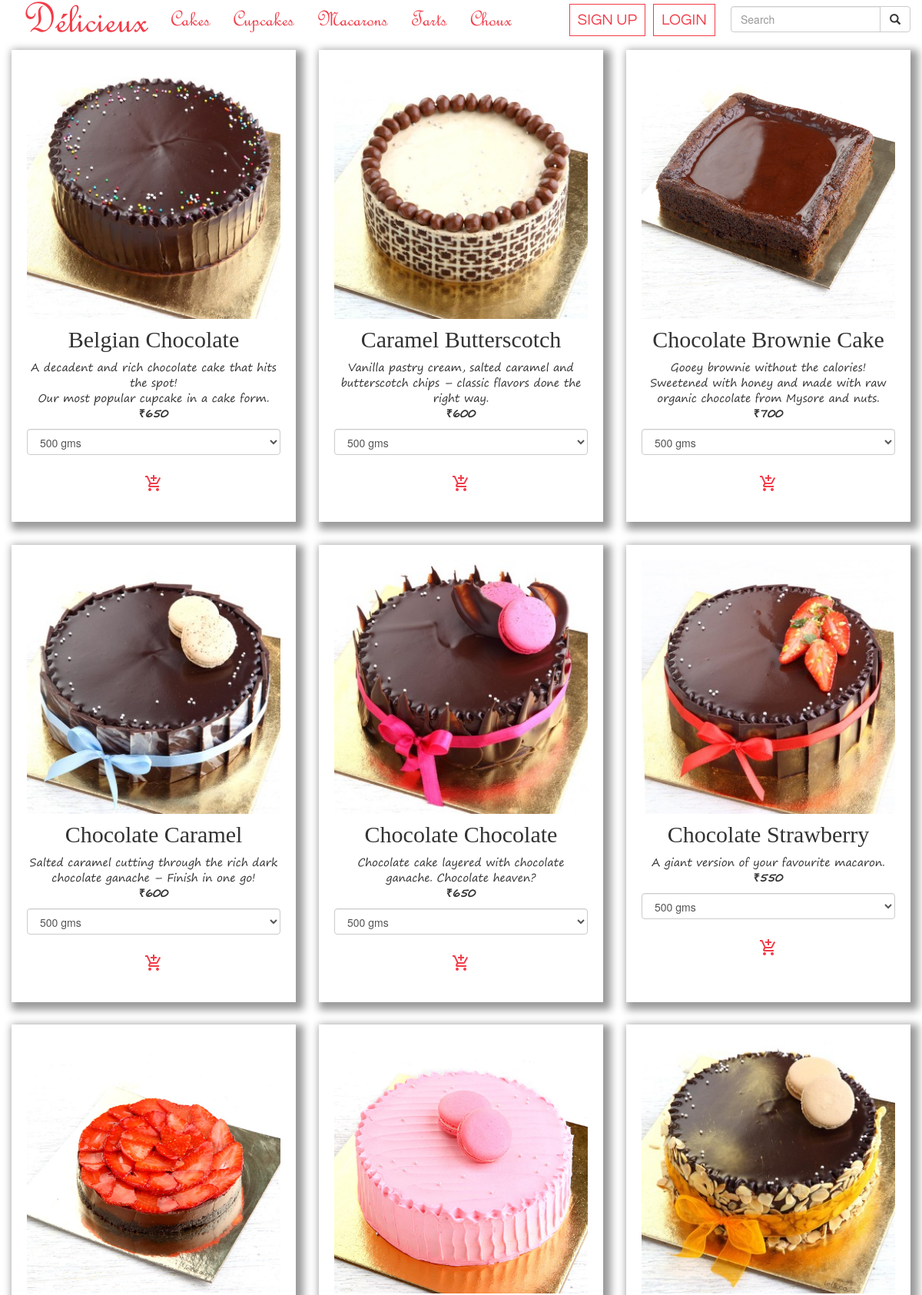
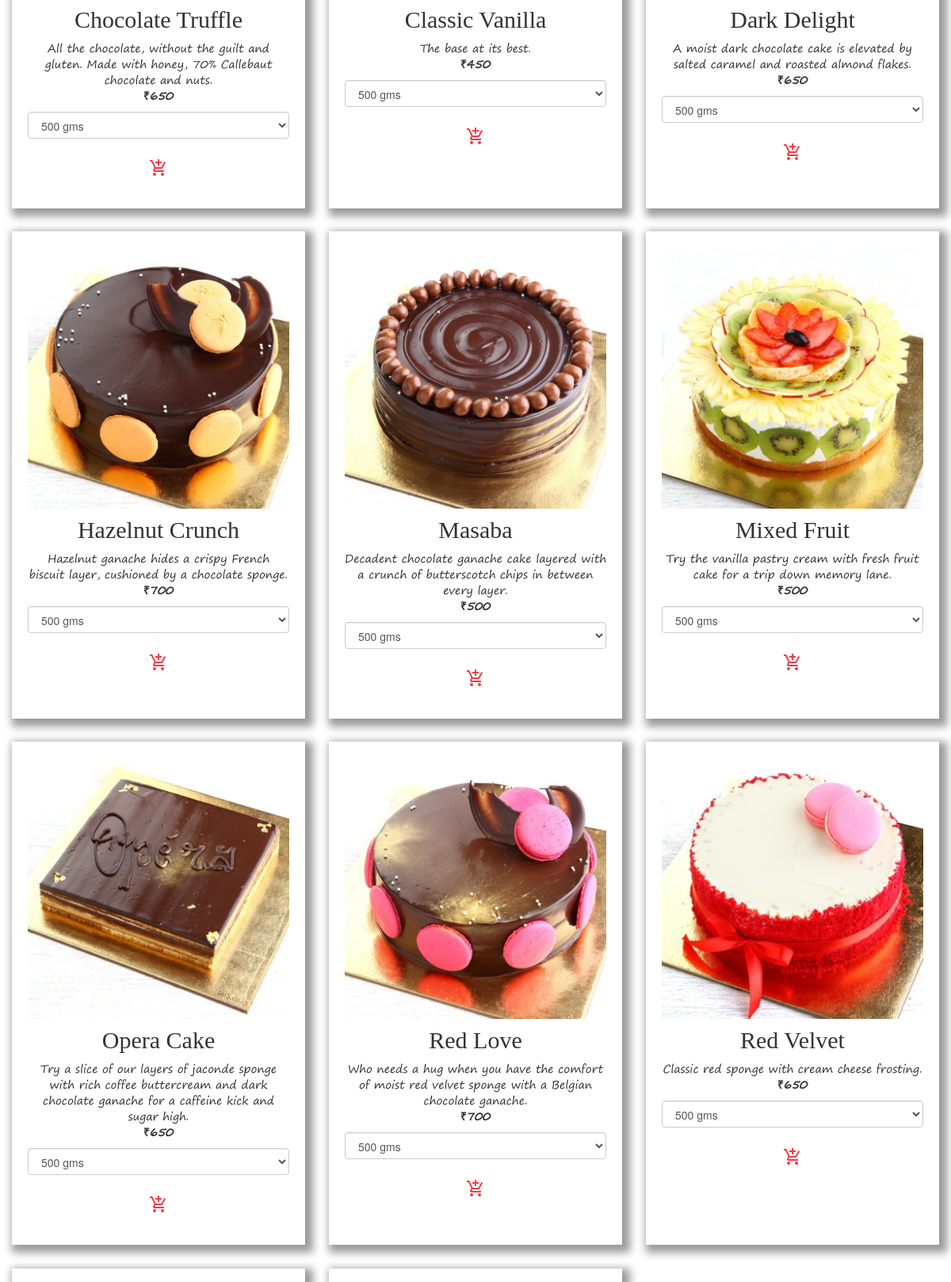
Page /Catalogue.php?ct=1 (upper part) on the committed database (2 pictures, top to bottom).
### tables this page shows
CREATE TABLE `catalogue` (
  `pid` int(11) NOT NULL,
  `pname` varchar(32) NOT NULL,
  `pimage` varchar(64) NOT NULL,
  `pcost` int(11) NOT NULL,
  `pweight` int(11) NOT NULL,
  `pdescription` varchar(256) NOT NULL,
  `pcategory` int(11) NOT NULL
);

### Catalogue.php (the view, shortened to what this page needs)
<?php
   $servername = "localhost";
        $username = "root";
        $password = "";
        $dbname = "delicieux";
?>
<!DOCTYPE html>
<html lang="en">
<head>
  <link rel="stylesheet" href="https://cdnjs.cloudflare.com/ajax/libs/font-awesome/4.7.0/css/font-awesome.min.css">
  <link rel="stylesheet" href="https://maxcdn.bootstrapcdn.com/bootstrap/3.4.1/css/bootstrap.min.css">
  <link rel="stylesheet" href="css/style.css">
</head>
<body>
<nav class="nav navbar-expand navbar-fixed-top my-navbar">
  <div class="container-fluid">
    <div class="navbar-header">
      <a class="navbar-brand navbar-nav navbar-left" style="font-size:60px;" href="index.php">D&eacute;licieux</a>
    </div>
    <div class="collapse navbar-collapse navHeaderCollapse">
      <ul class="nav navbar-nav" id="mynav">
        <li class="active"><a href="Catalogue.php?ct=1">Cakes</a></li>
        <li><a href="Catalogue.php?ct=2">Cupcakes</a></li>
        <li><a href="Catalogue.php?ct=3">Macarons</a></li>
        <li><a href="Catalogue.php?ct=4">Tarts</a></li>
        <li><a href="Catalogue.php?ct=5">Choux</a></li>
      </ul>
      <form class="navbar-form navbar-right" action="Catalogue.php" >
        <div class="input-group">
          <input type="text" class="form-control" placeholder="Search" name="search" value=<?php if(isset($_GET['search']))echo $_GET['search']; ?> >
          <div class="input-group-btn">
            <button class="btn btn-default" type="submit">
              <i class="glyphicon glyphicon-search"></i>
            </button>
          </div>
        </div>
      </form>
      <?php
        if(isset($_SESSION['name']))
        {
      ?>
      <ul class="nav navbar-nav navbar-right text-center">
        <li><a href="cart.php" id="mybtn" style="height:50px;border:0px;" title="Cart"><i class="medium material-icons">shopping_cart</i><span class="badge"><?php
        $conn = new mysqli($servername, $username, $password, $dbname);
        if ($conn->connect_error)
        {
          die("Connection failed: " . $conn->connect_error);
        }
          if(isset($_SESSION['name']))
          {
              $sql1="SELECT * FROM cart WHERE user_id=".$_SESSION['id']." AND checkout=0";
          }
          else
          {
              goto end2;
          }
          $result=$conn->query($sql1);
          if($result->num_rows >0)
          {
            echo $result->num_rows;
          }
          else
          {
            echo '0';
          }
          end2:
          $conn->close();
     ?></span></a></li>
        <li class="dropdown">
        <a class="dropdown-toggle mybtn1 fontq" data-toggle="dropdown" href="#">Hi  <?php if(isset($_SESSION['name'])){echo $_SESSION['name'];} ?>
        <span class="caret"></span></a>
        <ul class="dropdown-menu">
          <li><a href="#" class="fontq" data-toggle="modal" data-target="#modalAccountForm"><i class="small material-icons">account_circle</i> My Account</a></li>
          <li><a href="logout.php" class="fontq"><i class="small material-icons">power_settings_new</i> Log Out</a></li>
        </ul>
      </li>
      </ul>
      <?php
        }
        else
        {
      ?>
      <ul class="nav navbar-nav navbar-right text-center">
        <li id="pad"><a href="#" id="mybtn" data-toggle="modal" data-target="#modalSignUpForm">SIGN UP</a></li>
        <li id="pad"><a href="#" id="mybtn" data-toggle="modal" data-target="#modalLoginForm">LOGIN</a></li>
      </ul>
      <?php
        }
      ?>
    </div>
  </div>
</nav>
<?php
      $conn = new mysqli($servername, $username, $password, $dbname);
        if(isset($_GET['ct']))
        {
          if(isset($_GET['search']))
          {
            $sql="SELECT * FROM `catalogue` WHERE `pname` LIKE '%".$_GET['search']."%' AND pcategory=".$_GET['ct']." ORDER BY pname ASC";
          }
          else
          {
            $sql="SELECT * from catalogue where pcategory=".$_GET['ct']." ORDER BY pname ASC";
          }
        }
          $result=$conn->query($sql);
          $temp=0;
          echo "<div class='container-fluid'>";
          if ($result->num_rows > 0)
          {
              while($row=$result->fetch_assoc())
              {
                 switch($row['pcategory'])
                  {
                    case 1:
                      $qty= "<div class='form-group'><select id='quantity' class='form-control' name='quantity'><option value='1'selected>500 gms</option><option value='2'>1 kg</option><option value='3'>1.5 kgs</option><option value='4'>2 kgs</option><option value='5'>2.5  kgs</option><option value='6'>3 kgs</option><option value='7'>3.5  kgs</option><option value='8'>4 kgs</option><option value='9'>4.5 kgs</option><option value='10'>5 kgs</option><option value='11'>5.5 kgs</option><option value='12'>6 kgs</option><option value='13'>6.5 kgs</option><option value='14'>7 kgs</option></select></div>";
                      break;
                  }
                if($temp==0)
                {
                echo "<div class='row display-flex'>";
                }
                else if($temp==$result->num_rows)
                {
                  echo "</div>";
                }
                else if($temp%3==0)
                {
                echo "</div>";
                echo "<div class='row display-flex'>";
                }
                echo "<div class='col-sm-4'><div class='card text-center c1' title='".$row['pname']."'><div class='card-body'><img class='card-img-top' src='".$row['pimage']."' height='100%' width='100%'><div class='card-body text-center'><h5 class='card-title'>".$row['pname']."</h5><p class='card-text'>".$row['pdescription']."<br><b>&#8377;".$row['pcost']."</b></p><form method='get' action='addCart.php'><input type='hidden' class='form-control' name='ct' value='".$_GET['ct']." '><input type='hidden' class='form-control' name='item' value='".$row['pid']." ' >".$qty."<button type='submit' class='btn btn-outline-dark' id='mybtn' style='border:0px;color:#f23c48' title='Add to Cart'><i class='medium material-icons'>add_shopping_cart</i></button></form></div></div></div></div>";
                $temp+=1;
                }
          }
          echo "</div></div>";
    ?>
</body>
</html>

### css/style.css (style rules this page uses)
a { font-family:French Script MT; font-size:30px; color:#f23c48; }
body { padding-top: 50px; }
.my-navbar { background: white; white-space: nowrap; min-height:50px; }
.navbar-fixed-bottom .navbar-collapse, .navbar-fixed-top .navbar-collapse { max-height: 1000px; }
.card-title { font-family: Great Vibes, cursive;font-size:30px; }
.card-text { font-family:Segoe Print; }
.c1 { margin-top: 4%; margin-bottom: 4%; box-shadow: 5px 5px 10px 5px rgba(0,0,0,0.4); padding:20px; }
.c1 { transition: all 0.2s ease; width: -webkit-fill-available; }
.row.display-flex { display: flex; flex-wrap: wrap; }
.row.display-flex > [class*='col-'] { display: flex; }
#mybtn { font-family: 'Questrial', sans-serif; border-style:solid; border-width:1.5px ; border-color:#f23c48; font-size:20px; background-color:white; padding:10px; }
#pad { color:#f23c48; padding: 5px; }

### rows in the picture
catalogue: pimage (picture), pname "Belgian Chocolate", pdescription "A decadent and rich chocolate cake that hits the spot! Our most popular cupcake in a cake form.", pcost "650"
catalogue: pimage (picture), pname "Caramel Butterscotch", pdescription "Vanilla pastry cream, salted caramel and butterscotch chips – classic flavors done the right way.", pcost "600"
catalogue: pimage (picture), pname "Chocolate Brownie Cake", pdescription "Gooey brownie without the calories! Sweetened with honey and made with raw organic chocolate from Mysore and nuts.", pcost "700"
catalogue: pimage (picture), pname "Chocolate Caramel", pdescription "Salted caramel cutting through the rich dark chocolate ganache – Finish in one go!", pcost "600"
catalogue: pimage (picture), pname "Chocolate Chocolate", pdescription "Chocolate cake layered with chocolate ganache. Chocolate heaven?", pcost "650"
catalogue: pimage (picture), pname "Chocolate Strawberry", pdescription "A giant version of your favourite macaron.", pcost "550"
catalogue: pimage (picture), pname "Chocolate Truffle", pdescription "All the chocolate, without the guilt and gluten. Made with honey, 70% Callebaut chocolate and nuts.", pcost "650"
catalogue: pimage (picture), pname "Classic Vanilla", pdescription "The base at its best.", pcost "450"
catalogue: pimage (picture), pname "Dark Delight", pdescription "A moist dark chocolate cake is elevated by salted caramel and roasted almond flakes.", pcost "650"
catalogue: pimage (picture), pname "Hazelnut Crunch", pdescription "Hazelnut ganache hides a crispy French biscuit layer, cushioned by a chocolate sponge.", pcost "700"
catalogue: pimage (picture), pname "Masaba", pdescription "Decadent chocolate ganache cake layered with a crunch of butterscotch chips in between every layer.", pcost "500"
catalogue: pimage (picture), pname "Mixed Fruit", pdescription "Try the vanilla pastry cream with fresh fruit cake for a trip down memory lane.", pcost "500"
catalogue: pimage (picture), pname "Opera Cake", pdescription "Try a slice of our layers of jaconde sponge with rich coffee buttercream and dark chocolate ganache for a caffeine kick and sugar high.", pcost "650"
catalogue: pimage (picture), pname "Red Love", pdescription "Who needs a hug when you have the comfort of moist red velvet sponge with a Belgian chocolate ganache.", pcost "700"
catalogue: pimage (picture), pname "Red Velvet", pdescription "Classic red sponge with cream cheese frosting.", pcost "650"
